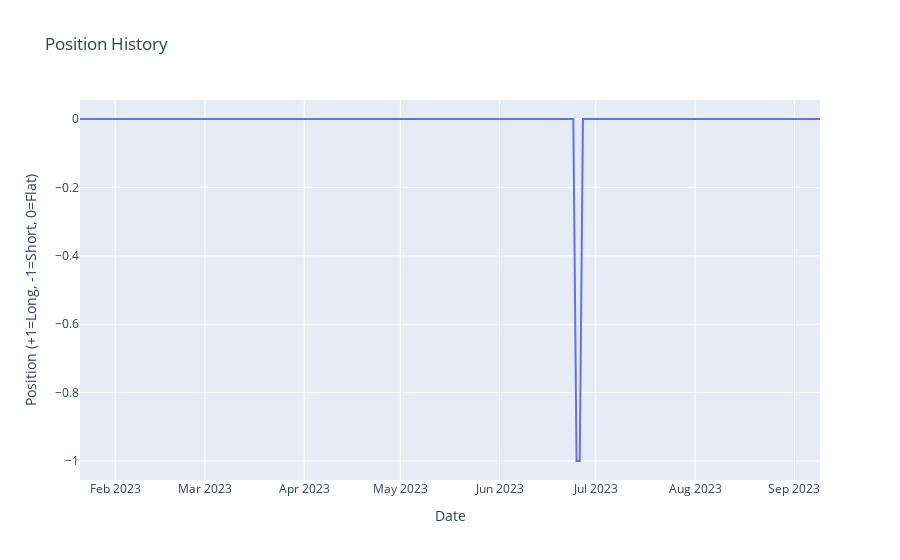

The cell this chart's notebook holds for it:
### Markdown cell above
## 9. Visualize Backtest Results

Create interactive visualizations of positions, P&L, and performance.

### Code cell
import plotly.express as px

# Plot positions over time (simple line chart)
fig_positions = px.line(
    backtest_result.positions,
    y="position",
    title="Position History",
    labels={"position": "Position (+1=Long, -1=Short, 0=Flat)", "date": "Date"},
)
fig_positions.show()

print("✅ Position visualization complete")

### Figure 1 — Plotly figure (JSON) as saved in the notebook; plotly's stock layout.template omitted (floating-point values rounded to 4 significant figures; data arrays with more than 128 entries replaced by an {"elided": "..."} marker saying what was removed)
{"data": [{"hovertemplate": "Date=%{x}<br>Position (+1=Long, -1=Short, 0=Flat)=%{y}<extra></extra>", "legendgroup": "", "line": {"color": "#636efa", "dash": "solid"}, "marker": {"symbol": "circle"}, "mode": "lines", "name": "", "orientation": "v", "showlegend": false, "type": "scatter", "x": {"elided": "232 str values"}, "xaxis": "x", "y": {"elided": "232 int values"}, "yaxis": "y"}], "layout": {"legend": {"tracegroupgap": 0}, "title": {"text": "Position History"}, "xaxis": {"anchor": "y", "domain": [0, 1], "title": {"text": "Date"}}, "yaxis": {"anchor": "x", "domain": [0, 1], "title": {"text": "Position (+1=Long, -1=Short, 0=Flat)"}}}}
